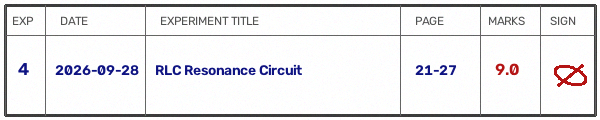
#> input picture dataset/processed/index/PAIR-ANON_STUDENT_01-EXP04_index.png, 600 x 120 px
$ python -i evaluate_phase8_ownership.py   (imports and definitions only)   (older library calls are emulated)
#> lines starting #> are read from the running program, lines starting #| are printed output that depends on the picture
#> further down, picture is the input picture: shape (120, 600, 3); mean B, G, R 235.1, 233.3, 234.2
"""
SecureLab Phase 8: Comprehensive Ownership & Writer Verification Benchmark
===========================================================================
Executes empirical evaluations across the 54-sample dataset and generates
scientific metrics for:
  A. Exact Image Duplicate Detection
  B. Perceptual Document Reuse Detection (across transformations)
  C. Writer Verification (Metric Learning / Siamese)
  D. Cross-Page Writer Consistency
  E. Multi-Signal Ownership Decision Engine (Attacks A–N)
"""

import os
import json
import hashlib
import cv2
import numpy as np

# [12 lines left out: functions compute_sha256, compute_dhash, not called in this run]

def hamming_similarity(hash1, hash2):
    return 1.0 - (np.count_nonzero(hash1 != hash2) / len(hash1))

def extract_writer_features(img):
    gray = cv2.cvtColor(img, cv2.COLOR_BGR2GRAY) if len(img.shape) == 3 else img
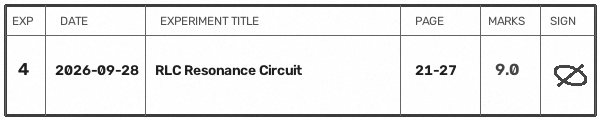
#> gray: shape (120, 600); min 25, max 255, mean 233.8
    # Isolate student writing region (e.g. top 40% of page or middle band of index)
    h, w = gray.shape
#> h = 120; w = 600
    roi = gray[int(h * 0.1):int(h * 0.5), int(w * 0.1):int(w * 0.8)]
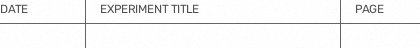
#> roi: shape (48, 420); min 77, max 255, mean 246.2
    # Gradient orientation histogram (16 bins)
    sobelx = cv2.Sobel(roi, cv2.CV_64F, 1, 0, ksize=3)
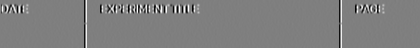
#> sobelx: shape (48, 420) float64; min -697, max 699, mean 0.3; drawn with min black and max white
    sobely = cv2.Sobel(roi, cv2.CV_64F, 0, 1, ksize=3)
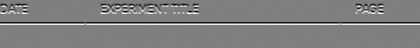
#> sobely: shape (48, 420) float64; min -702, max 703, mean 0; drawn with min black and max white
    mag, ang = cv2.cartToPolar(sobelx, sobely, angleInDegrees=True)
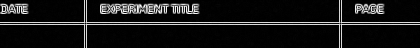
#> mag: shape (48, 420) float64; min 0, max 722.7, mean 64.2; drawn with min black and max white
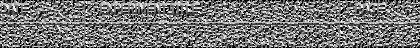
#> ang: shape (48, 420) float64; min 0, max 359.9, mean 165.3; drawn with min black and max white
    hist, _ = np.histogram(ang, bins=16, range=(0, 360), weights=mag)
#> hist = [90514.4, 42366.1, 26599, 168418.7, 186533.1, 15519.9, 42801.4, 82884.7, 92927.3, 36487.5, 17617.7, 134137.8, 224589.3, 18398.7, 41984.8, 72836.2]
    norm = np.linalg.norm(hist)
#> norm = 410991.8
    return hist / (norm + 1e-7)

def cosine_similarity(v1, v2):
    return float(np.dot(v1, v2) / (np.linalg.norm(v1) * np.linalg.norm(v2) + 1e-7))

# [172 lines left out: functions extract_doc_embedding, run_benchmarks, not called in this run]

# [2 lines not run here, left out]

>>> import cv2
>>> picture = cv2.imread('../dataset/processed/index/PAIR-ANON_STUDENT_01-EXP04_index.png')
>>> result = extract_writer_features(picture)
#> result = [0.22, 0.103, 0.0647, 0.41, 0.454, 0.0378, 0.104, 0.202, 0.226, 0.0888, 0.0429, 0.326, 0.546, 0.0448, 0.102, 0.177]
